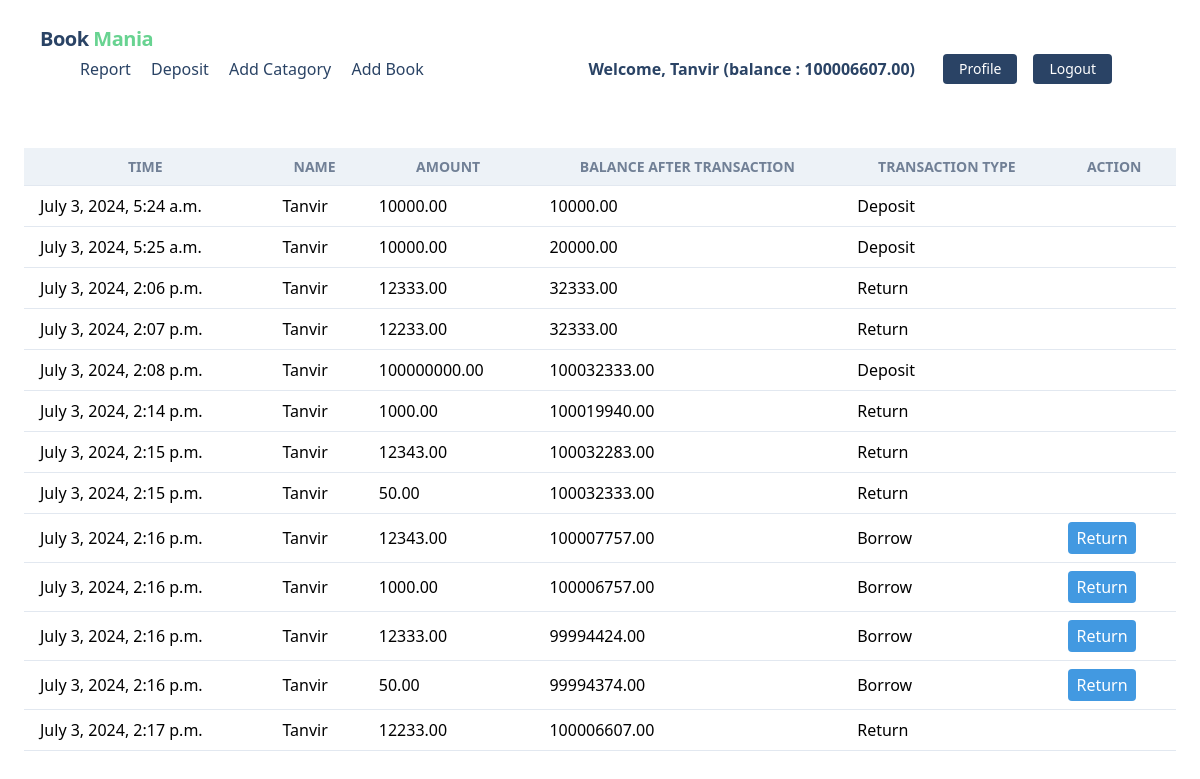
Page /transactions/report/ (signed in) on the committed database.
### author/models.py (models this page shows, shortened)
class UserAccount(models.Model):
    user = models.OneToOneField(User, related_name='account', on_delete=models.CASCADE)
    balance = models.DecimalField(default=0,max_digits=12,decimal_places=2)

### transactions/models.py (models this page shows)
class Transaction(models.Model):
    account=models.ForeignKey(UserAccount, related_name='transaction',on_delete=models.CASCADE)
    amount=models.DecimalField(max_digits=12, decimal_places=2)
    balance_after_transaction=models.DecimalField(max_digits=12, decimal_places=2)
    transaction_type=models.IntegerField(choices=TRANSACTIONS_TYPE,null=True)
    timestamp=models.DateTimeField(auto_now_add=True)
    book=models.ForeignKey(book, null=True, blank=True,on_delete=models.CASCADE)
    class Meta:
        ordering=['timestamp']

### transactions/views.py (the view)
# urls.py: path('report/',reportView,name='report'),
def reportView(request):
    transactions = Transaction.objects.filter(account=request.user.account)
    return render(request, 'transactions/report.html', {'transactions': transactions})

### transactions/templates/transactions/report.html
{% extends 'base.html' %} {% block title %}Report{% endblock %}
{% block body %}
<div class="max-w-6xl mx-auto py-10">
    <div class="overflow-x-auto">
        <table class="min-w-full bg-white">
            <thead>
                <tr>
                    <th
                        class="py-2 px-4 bg-gray-200 font-bold uppercase text-sm text-gray-600 border-b border-gray-300">
                        Time</th>
                    <th
                        class="py-2 px-4 bg-gray-200 font-bold uppercase text-sm text-gray-600 border-b border-gray-300">
                        Name</th>
                    <th
                        class="py-2 px-4 bg-gray-200 font-bold uppercase text-sm text-gray-600 border-b border-gray-300">
                        Amount</th>
                    <th
                        class="py-2 px-4 bg-gray-200 font-bold uppercase text-sm text-gray-600 border-b border-gray-300">
                        Balance After Transaction</th>
                    <th
                        class="py-2 px-4 bg-gray-200 font-bold uppercase text-sm text-gray-600 border-b border-gray-300">
                        Transaction Type</th>
                    <th
                        class="py-2 px-4 bg-gray-200 font-bold uppercase text-sm text-gray-600 border-b border-gray-300">
                        Action</th>
                </tr>
            </thead>
            <tbody>
                {% for i in transactions %}
                <tr class="bg-gray-50">
                    <td class="py-2 px-4 border-b border-gray-300">{{i.timestamp}}</td>
                    <td class="py-2 px-4 border-b border-gray-300">{{i.account.user.first_name}}</td>
                    <td class="py-2 px-4 border-b border-gray-300">{{i.amount}}</td>
                    <td class="py-2 px-4 border-b border-gray-300">{{i.balance_after_transaction}}</td>
                    {% if i.transaction_type == 1 %}
                    <td class="py-2 px-4 border-b border-gray-300">Deposit</td>
                    {% elif i.transaction_type == 2 %}
                    <td class="py-2 px-4 border-b border-gray-300">Borrow</td>
                    {% else %}
                    <td class="py-2 px-4 border-b border-gray-300">Return</td>
                    {% endif %}
                    {% if i.transaction_type == 2 %}
                    <td class="py-2 px-4 border-b border-gray-300">
                        <a href="{% url 'return' i.id %}"
                            class="bg-blue-500 text-white py-1 px-2 rounded hover:bg-blue-700" type="submit">Return</a>
                    </td>
                    {% else %}
                    <td class="py-2 px-4 border-b border-gray-300">
                        <span class="text-white py-1 px-2 rounded hover:bg-blue-700"></span>
                    </td>
                    {% endif %}
                </tr>
                {% endfor %}
            </tbody>
        </table>
    </div>
</div>
{% endblock %}

### templates/navber.html (shortened to what this page needs)
<nav class="flex items-center justify-between flex-wrap bg-white p-6 px-10">
    <div class="flex items-center flex-shrink-0 text-white mr-6">
        <span class="font-semibold text-xl tracking-tight text-blue-900"><a href="/">Book <span
                    class="text-green-400">Mania</span></a></span>
    </div>
    <div class="w-full block flex-grow lg:flex lg:items-center lg:w-auto px-10">
        {% if request.user.is_authenticated %}
        <div class="text-md lg:flex-grow">
            <a href="{% url 'report' %}"
                class="block mt-4 lg:inline-block lg:mt-0 text-blue-900 hover:text-red-900 hover:font-black mr-4">
                Report
            </a>
            <a href="{% url 'deposit' %}"
                class="block mt-4 lg:inline-block lg:mt-0 text-blue-900 hover:text-red-900 hover:font-black mr-4">
                Deposit
            </a>
            <a href="{% url 'category' %} "
                class="block mt-4 lg:inline-block lg:mt-0 text-blue-900 hover:text-red-900 hover:font-black mr-4">
                Add Catagory
            </a>
            <a href="{% url 'bookadd' %} "
                class="block mt-4 lg:inline-block lg:mt-0 text-blue-900 hover:text-red-900 hover:font-black mr-4">
                Add Book
            </a>
        </div>
        <div class="flex w-auto">
            <div class="text-blue-900 my-auto font-black px-5">Welcome, {{ request.user.first_name }} (balance :
                {{request.user.account.balance}}) </div>
            <a href="{% url 'profile'%} "
                class="mx-2 inline-block font-medium text-sm px-4 py-2 leading-none bg-blue-900 rounded text-white border-white hover:border-transparent hover:text-dark hover:bg-red-700 mt-4 lg:mt-0">Profile</a>
            <form action=" {%url 'logout'%}" method="post">
                <button
                    class="mx-2 inline-block font-medium text-sm px-4 py-2 leading-none bg-blue-900 rounded text-white border-white hover:border-transparent hover:text-dark hover:bg-red-700 mt-4 lg:mt-0">Logout</button>
            </form>
        </div>
        {% endif %}
    </div>
</nav>

### rows in the picture
Transaction: timestamp "July 3, 2024, 5:24 a.m.", account.user.first_name "Tanvir", amount "10000.00", balance_after_transaction "10000.00", transaction_type "Deposit"
Transaction: timestamp "July 3, 2024, 5:25 a.m.", account.user.first_name "Tanvir", amount "10000.00", balance_after_transaction "20000.00", transaction_type "Deposit"
Transaction: timestamp "July 3, 2024, 2:06 p.m.", account.user.first_name "Tanvir", amount "12333.00", balance_after_transaction "32333.00", transaction_type "Return"
Transaction: timestamp "July 3, 2024, 2:07 p.m.", account.user.first_name "Tanvir", amount "12233.00", balance_after_transaction "32333.00", transaction_type "Return"
Transaction: timestamp "July 3, 2024, 2:08 p.m.", account.user.first_name "Tanvir", amount "100000000.00", balance_after_transaction "100032333.00", transaction_type "Deposit"
Transaction: timestamp "July 3, 2024, 2:14 p.m.", account.user.first_name "Tanvir", amount "1000.00", balance_after_transaction "100019940.00", transaction_type "Return"
Transaction: timestamp "July 3, 2024, 2:15 p.m.", account.user.first_name "Tanvir", amount "12343.00", balance_after_transaction "100032283.00", transaction_type "Return"
Transaction: timestamp "July 3, 2024, 2:15 p.m.", account.user.first_name "Tanvir", amount "50.00", balance_after_transaction "100032333.00", transaction_type "Return"
Transaction: timestamp "July 3, 2024, 2:16 p.m.", account.user.first_name "Tanvir", amount "12343.00", balance_after_transaction "100007757.00", transaction_type "Borrow"
Transaction: timestamp "July 3, 2024, 2:16 p.m.", account.user.first_name "Tanvir", amount "1000.00", balance_after_transaction "100006757.00", transaction_type "Borrow"
Transaction: timestamp "July 3, 2024, 2:16 p.m.", account.user.first_name "Tanvir", amount "12333.00", balance_after_transaction "99994424.00", transaction_type "Borrow"
Transaction: timestamp "July 3, 2024, 2:16 p.m.", account.user.first_name "Tanvir", amount "50.00", balance_after_transaction "99994374.00", transaction_type "Borrow"
Transaction: timestamp "July 3, 2024, 2:17 p.m.", account.user.first_name "Tanvir", amount "12233.00", balance_after_transaction "100006607.00", transaction_type "Return"

### other values in the picture
{{ request.user.first_name }} "Tanvir"
{{ request.user.account.balance }} "100006607.00"
